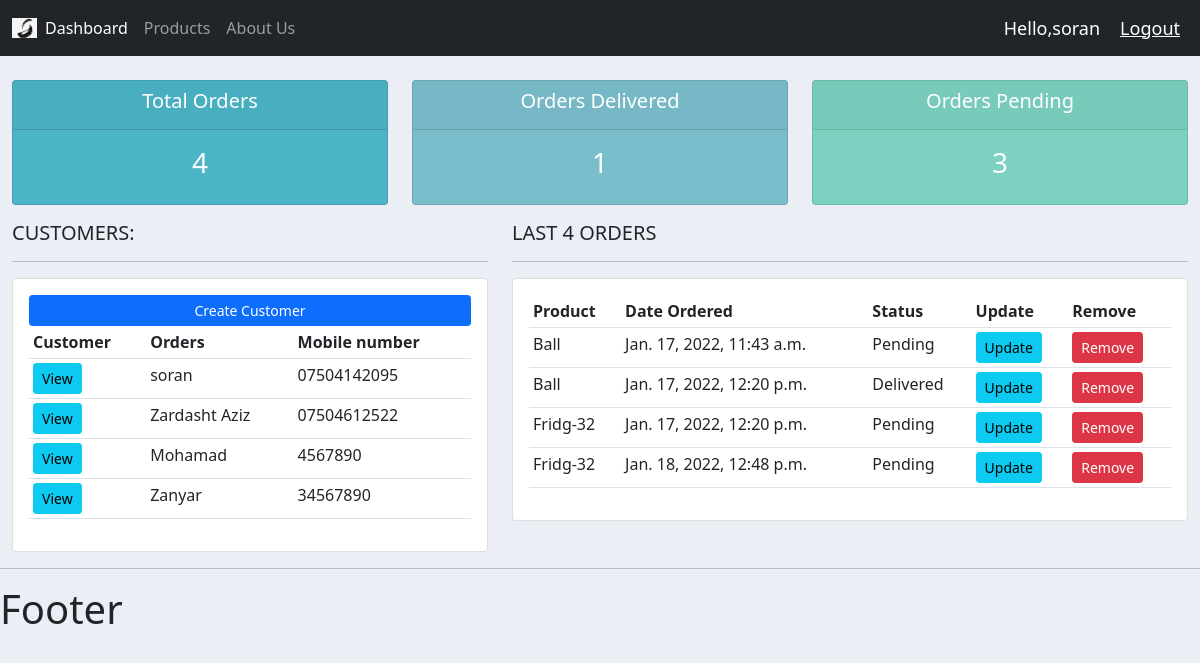
The app's page / (signed in) with its own data.
### accounts/models.py (models this page shows, shortened)
class Customer(models.Model):
    name = models.CharField(max_length=200, null=True)
    phone = models.CharField(max_length=200, null=True)
    email = models.CharField(max_length=200, null=True)
    date_crated = models.DateTimeField(auto_now_add=True, null=True)

class Order(models.Model):
    STATUS = (
        ('Pending', 'Pending'),
        ('Out for delivery', 'Out for delivery'),
        ('Delivered', 'Delivered')
    )
    customer = models.ForeignKey(Customer, null=True, on_delete=models.SET_NULL)
    product = models.ForeignKey(Product, null=True, on_delete=models.SET_NULL)
    date_created = models.DateTimeField(auto_now_add=True, null=True)
    status = models.CharField(max_length=200, null=True, choices=STATUS)
    note = models.CharField(max_length=1000, null=True)

class Product(models.Model):
    CATEGORY = (
        ('Indoor', 'Indoor'),
        ('Out Door', 'Out Door'),
    )
    name = models.CharField(max_length=200, null=True)
    price = models.FloatField(null=True)
    category = models.CharField(max_length=200, null=True, choices=CATEGORY)
    description = models.CharField(max_length=200, null=True, blank=True)
    date_created = models.DateTimeField(auto_now_add=True, null=True)
    tags = models.ManyToManyField(Tag)
    def __str__(self):
        return self.name

### accounts/views.py (the view)
# urls.py: 2. Add a URL to urlpatterns:  path('', views.home, name='home')
@login_required(login_url='login')
def home(request):
    orders = Order.objects.all()
    customers = Customer.objects.all()
    total_customers = customers.count()
    total_orders = orders.count()
    delivered = orders.filter(status='Delivered').count()
    pending = orders.filter(status='Pending').count()
    context = {'orders': orders, 'customers': customers,
               'total_orders': total_orders, 'delivered': delivered,
               'pending': pending}
    return render(request, 'accounts/dashboard.html', context)

### accounts/templates/accounts/dashboard.html
{% extends 'accounts/main.html' %}
{% block content %}
    {% include 'accounts/status.html' %}
    <div class="row">
        <div class="col-md-5">
            <h5>CUSTOMERS:</h5>
            <hr>
            <div class="card card-body">
                <a class="btn btn-primary  btn-sm btn-block" href="">Create Customer</a>
                <table class="table table-sm">
                    <tr>
                        <th>Customer</th>
                        <th>Orders</th>
                        <th>Mobile number</th>
                    </tr>
                    {% for customer in customers %}
                        <tr>
                            <td><a class="btn btn-sm btn-info" href="{% url 'customer' customer.id %}">View</a></td>
                            <td> {{ customer.name }}</td>
                            <td> {{ customer.phone }}</td>
                        </tr>
                    {% endfor %}
                </table>
            </div>
        </div>
        <div class="col-md-7">
            <h5>LAST {{ total_orders }} ORDERS</h5>
            <hr>
            <div class="card card-body">
                <table class="table table-sm">
                    <tr>
                        <th>Product</th>
                        <th>Date Ordered</th>
                        <th>Status</th>
                        <th>Update</th>
                        <th>Remove</th>
                    </tr>
                    {% for order in orders %}
                        <tr>
                            <td> {{ order.product }}</td>
                            <td> {{ order.date_created }}</td>
                            <td> {{ order.status }}</td>
                            <td><a class="btn btn-sm btn-info" href="{% url 'update_order' order.id %}">Update</a></td>
                            <td><a class="btn btn-sm btn-danger" href="{% url 'delete_order' order.id %}">Remove</a></td>
                        </tr>
                    {% endfor %}
                </table>
            </div>
        </div>
    </div>
{% endblock %}

### accounts/templates/accounts/navbar.html (shortened to what this page needs)
{% load static %}
<nav class="navbar navbar-expand-lg navbar-dark bg-dark">
    <div class="container-fluid">
        <img src="{% static 'images/logo-png.png' %}" width="25px">
        <div class="collapse navbar-collapse" id="navbarNavAltMarkup">
            <div class="navbar-nav">
                <a class="nav-link active" href="{% url 'home' %}">Dashboard</a>
                <a class="nav-link" href="{% url 'products' %}">Products</a>
                <a class="nav-link" href="{% url 'about' %}">About Us</a>
            </div>
        </div>
    </div>
    <span class="hello-msg">Hello,{{request.user}}</span>
    <span><a class="hello-msg" href="{% url 'logout' %}">Logout</a></span>
</nav>

### static/css/main.css (style rules this page uses)
body { background-color: #ebeff5; }

### accounts/templates/accounts/navbar.html (style rules this page uses)
.hello-msg { font-size: 18px; color: #fff; margin-right: 20px; }

### records on screen
Customer: name "soran", phone "07504142095"
Customer: name "Zardasht Aziz", phone "07504612522"
Customer: name "Mohamad", phone "4567890"
Customer: name "Zanyar", phone "34567890"
Order: product "Ball", date_created "Jan. 17, 2022, 11:43 a.m.", status "Pending"
Order: product "Ball", date_created "Jan. 17, 2022, 12:20 p.m.", status "Delivered"
Order: product "Fridg-32", date_created "Jan. 17, 2022, 12:20 p.m.", status "Pending"
Order: product "Fridg-32", date_created "Jan. 18, 2022, 12:48 p.m.", status "Pending"

### other values on screen
{{ request.user }} "soran"
{{ total_orders }} "4"
{{ delivered }} "1"
{{ pending }} "3"
